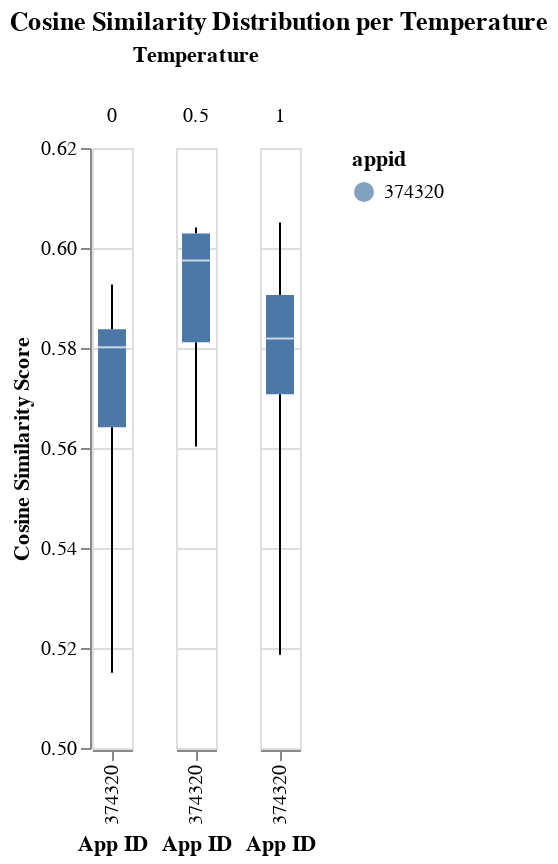

The notebook cell saved with this chart:
### Code cell
df2 = pd.read_csv('../../data/llm_responses_single.csv')

chart2 = alt.Chart(df2).mark_boxplot(extent='min-max').encode(
    x=alt.X('appid:N', title='App ID'),
    y=alt.Y('score:Q', title='Cosine Similarity Score', scale=alt.Scale(domain=[0.5, 0.62])),
    color='appid:N'
).facet(
    column=alt.Column('temp:N', title='Temperature')
).properties(
    title='Cosine Similarity Distribution per Temperature'
)

chart2

### Figure 1 — Vega-Lite specification as saved in the notebook (floating-point values rounded to 4 significant figures)
{"config": {"view": {"continuousWidth": 300, "continuousHeight": 300}}, "data": {"name": "data-0548f738a8c1bb2737ef102718848634"}, "facet": {"column": {"field": "temp", "title": "Temperature", "type": "nominal"}}, "spec": {"mark": {"type": "boxplot", "extent": "min-max"}, "encoding": {"color": {"field": "appid", "type": "nominal"}, "x": {"field": "appid", "title": "App ID", "type": "nominal"}, "y": {"field": "score", "scale": {"domain": [0.5, 0.62]}, "title": "Cosine Similarity Score", "type": "quantitative"}}}, "title": "Cosine Similarity Distribution per Temperature", "$schema": "https://vega.github.io/schema/vega-lite/v5.20.1.json", "datasets": {"data-0548f738a8c1bb2737ef102718848634": [{"appid": 374320, "score": 0.5746, "temp": 0.0}, {"appid": 374320, "score": 0.5927, "temp": 0.0}, {"appid": 374320, "score": 0.5813, "temp": 0.0}, {"appid": 374320, "score": 0.5287, "temp": 0.0}, {"appid": 374320, "score": 0.5813, "temp": 0.0}, {"appid": 374320, "score": 0.5607, "temp": 0.0}, {"appid": 374320, "score": 0.579, "temp": 0.0}, {"appid": 374320, "score": 0.5846, "temp": 0.0}, {"appid": 374320, "score": 0.5151, "temp": 0.0}, {"appid": 374320, "score": 0.5896, "temp": 0.0}, {"appid": 374320, "score": 0.5688, "temp": 0.5}, {"appid": 374320, "score": 0.6041, "temp": 0.5}, {"appid": 374320, "score": 0.5961, "temp": 0.5}, {"appid": 374320, "score": 0.5603, "temp": 0.5}, {"appid": 374320, "score": 0.5989, "temp": 0.5}, {"appid": 374320, "score": 0.5944, "temp": 0.5}, {"appid": 374320, "score": 0.6041, "temp": 0.5}, {"appid": 374320, "score": 0.6041, "temp": 0.5}, {"appid": 374320, "score": 0.5767, "temp": 0.5}, {"appid": 374320, "score": 0.5994, "temp": 0.5}, {"appid": 374320, "score": 0.5799, "temp": 1.0}, {"appid": 374320, "score": 0.5969, "temp": 1.0}, {"appid": 374320, "score": 0.5781, "temp": 1.0}, {"appid": 374320, "score": 0.6051, "temp": 1.0}, {"appid": 374320, "score": 0.5839, "temp": 1.0}, {"appid": 374320, "score": 0.5683, "temp": 1.0}, {"appid": 374320, "score": 0.5673, "temp": 1.0}, {"appid": 374320, "score": 0.5923, "temp": 1.0}, {"appid": 374320, "score": 0.5187, "temp": 1.0}, {"appid": 374320, "score": 0.5856, "temp": 1.0}]}}
